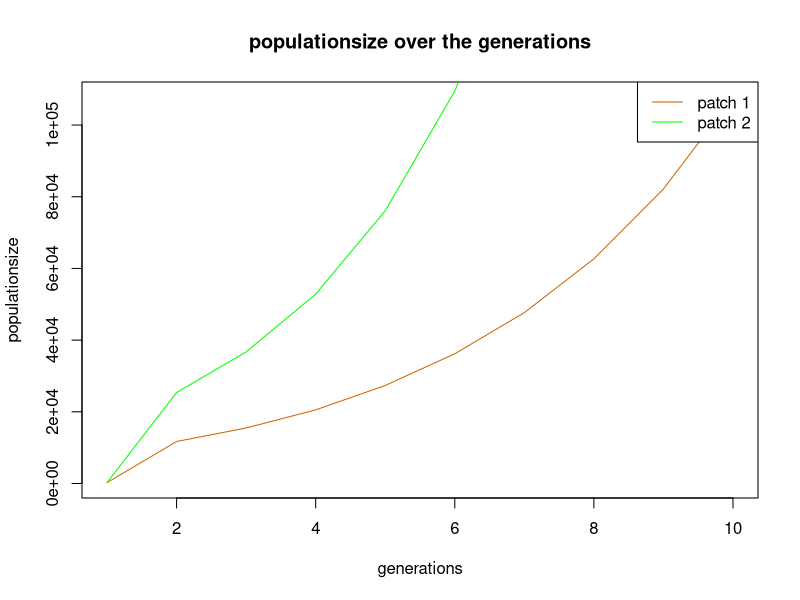
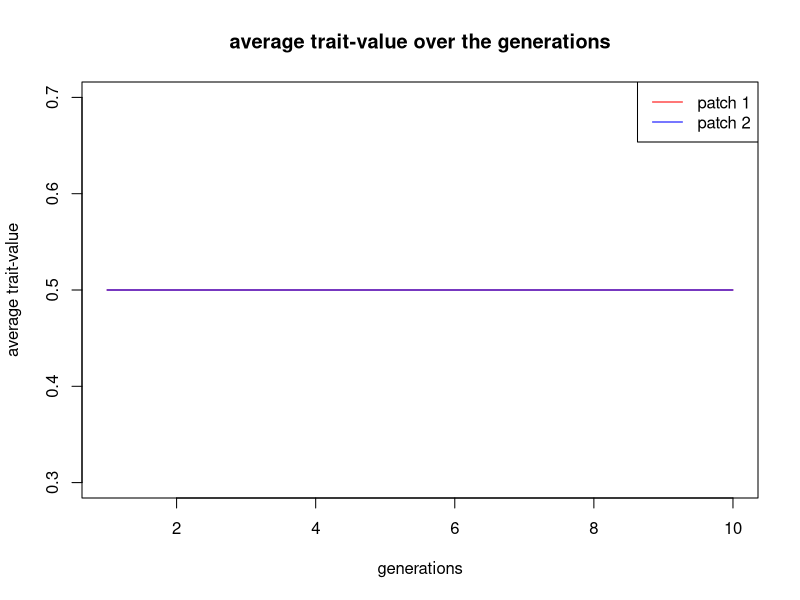

Recreate these plots in R, in order.
#Basic IBM
rm(list=ls())

##### PARAMETERS #####
replic<-2 #replicates
Nt<-10 #generations
mig <- 0.05 #migrationfactor

#fecundity
a <-  0.49649467
b  <-  1.47718931
c1    <-  0.72415095
c2    <- -0.24464625
c3    <-  0.99490196
c4    <- -1.31337296
c5    <- -0.06855583
c6    <-  0.32833236
c7    <--20.88383990
c8    <- -0.66263785
c9    <-  2.39334027
c10   <-  0.11670283

##### FUNCTIONS #####
w<-function(a,b,z,N,Np){
  y=a+b*plogis(c1+c2*N+c3*z+c4*(0.5*N-Np)+c5*N^2+c6*z^2+c7*(0.5*N-Np)^2+c8*z*N+c9*z*(0.5*N-Np)+c10*N*(0.5*N-Np))
  return(y)
  }

  
##### PATCHES #####
N1<-abs(rnorm(1, mean=250, sd=10)) #patch 1 is drawn 
N2<-abs(rnorm(1, mean=250, sd=10)) #patch 2 is drawn
 
patch<-c(rep(1,N1),rep(2,N2)) #vector patch: is filled with patch 1 (=1) and patch 2 (=2)
trait<-c(rep(0.5,N1),rep(0.5,N2)) #vector trait: is for all indicviduals from both patches set as 5
survival<-c(rep(2,N1),rep(2,N2)) #vector survival: is for all new individuals of both patches 1
  
pop<-data.frame(patch,trait,survival) #data frame including all individuals out of both patches with the columns: patch, trait & survival


##### VECTORS #####
pop.N1.vector <- rep(0,Nt) #empty vector for the populationsize of each generation in patch 1
pop.N2.vector <- rep(0,Nt) #empty vector for the populationsize of each generation in patch 2
trait.N1.vector <- rep(0,Nt) #empty vector for the average trait-value of each generation in patch 1
trait.N2.vector <- rep(0,Nt) #empty vector for the average trait-value of each generation in patch 2


pop.N1.vector[1] <- N1 #populationsize for the first generation of patch 1
pop.N2.vector[1] <- N2 #populationsize for the first generation of patch 2
trait.N1.vector <- mean(pop$trait[pop$patch==1]) #average trait-value for the first generation of patch 1
trait.N2.vector <- mean(pop$trait[pop$patch==2]) #average trait-value for the first generation of patch 2


##### REPLICATION LOOP START#####

for(r in 1:replic){
  


##### GENERATION LOOP START #####  
for(t in 2:Nt){
  N1<-nrow(subset(pop,pop$patch==1)) #N1 is every generation overwritten to keep updated 
  N2<-nrow(subset(pop,pop$patch==2)) #N2 is every generation overwritten to keep updated
  N<-c(nrow(pop)) #how many individuals there are in both patches


  ##### OFFSPRING #####

  N.0<-N/500
  N.l <- c(N1/500,N2/500) # vector of local population sizes
  
  if(N>0){
    Nchild <- rpois(nrow(pop),w(a,b,pop$trait,N.0,N.l[pop$patch])) #vectoe with number of offspring for each individual out of a poisson distribution
  }
    Hera <- rep(1:nrow(pop),Nchild) #replicates the individual to clone times the number it becomes offspring
    pop<-pop[c(1:nrow(pop),Hera),] #adds the clons of the individuals the the population data frame


  ##### DEATH #####
  pop$survival[1:N]<-pop$survival[1:N]-1 #survival set on 0
  pop$survival[(N+1):nrow(pop)]<-5
  pop <-subset(pop,pop$survival>0)

  ##### END DEATH #####


  ##### MIGRATION START #####
  mig.N1 <- runif(nrow((subset(pop,pop$patch==1))),0,1) #draws so many uniformmly distributed numbers as there are individuals in patch 1
  mig.N2 <- runif(nrow((subset(pop,pop$patch==2))),0,1) #draws so many uniformmly distributed numbers as there are individuals in patch 2

  mig.N1 <- ifelse(mig.N1>mig,1,2) #the individuals with a random number lower then the migration rate get the value 2 (migrates to patch 2) & and the ones higher as the migration rate get the value 1 (dont migrate, stay in patch 1)
  mig.N2 <- ifelse(mig.N2>mig,2,1) #the individuals with a random number lower then the migration rate get the value 1 (migrate to patch 1) & and the ones higher as the migration rate get the value 2 (dont migrate,stay in patch 2)
  
  migration<-c(mig.N1,mig.N2)
  pop$patch<-migration
  
  chaos<-order(pop$patch)
  pop<-pop[chaos,]
  
  ##### MIGRATION END #####
  
  
  pop.N1.vector[t] <-sum(pop$patch==1) #overwrites the populationsizes for each generation in the empty vector (patch 1)
  pop.N2.vector[t] <-sum(pop$patch==2) #overwrites the average trait-value for each generation in the empty vector (patch 2)
 
  trait.N1.vector[t] <- mean(pop$trait[pop$patch==1]) #overwrites the average trait-value for each generation in the empty vector (patch 1)
  trait.N2.vector[t] <- mean(pop$trait[pop$patch==2]) #overwrites the average trait-value for each generation in the empty vector (patch 2)


  
  rownames(pop) <- 1:nrow(pop)        #re-indexing the population to prevent 1.1.3.2.4.....
} 
##### GENERATION LOOP END #####

#pdf(paste("graph",r,".pdf",sep=""))
#plot(pop.N1.vector, main="populationsize over the generations",xlab="generations",ylab="populationsize",type="l",col="darkorange3") #plot populationsize
#lines(pop.N2.vector,type="l",col="green") #includes the populationsize of patch 2
#legend("topright",legend=c("patch 1","patch 2"),lty=1,col=c("darkorange3","green"))
#dev.off()
#  print(r)
}
##### REPLICATION LOOP END#####


##### PLOTS #####


plot(pop.N1.vector, main="populationsize over the generations",xlab="generations",ylab="populationsize",type="l",col="darkorange3") #plot populationsize
lines(pop.N2.vector,type="l",col="green") #includes the populationsize of patch 2
legend("topright",legend=c("patch 1","patch 2"),lty=1,col=c("darkorange3","green"))

plot(trait.N1.vector,main="average trait-value over the generations", xlab="generations",ylab="average trait-value",type="l",col="red") #plot traitvalue
lines(trait.N2.vector,type="l",col="blue") #includes the average trait-value of patch 2
legend("topright",legend=c("patch 1","patch 2"),lty=1,col=c("red","blue"))
